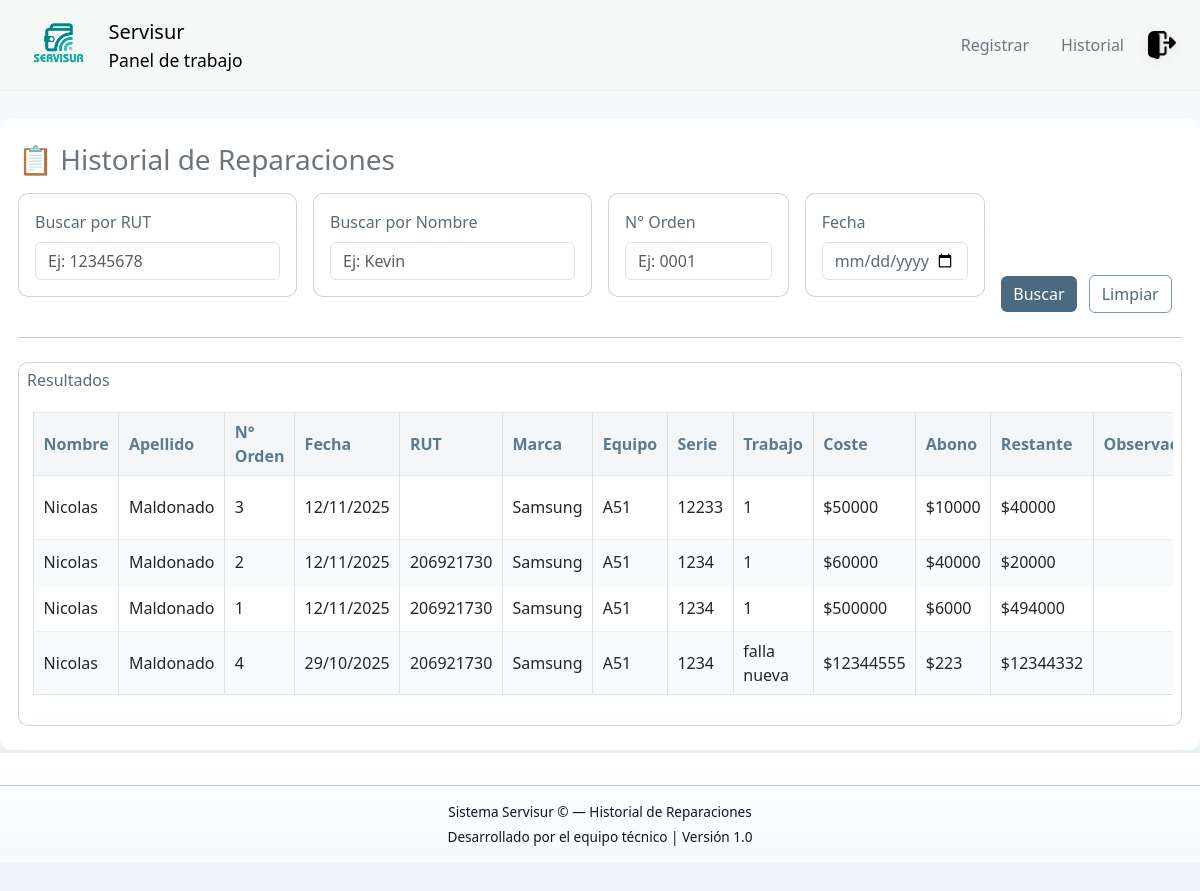
/historial/ (signed in), run on the app's committed database.
### Base_Datos/models.py (models this page shows, shortened)
class Pedido(models.Model):
    ESTADOS = [
        ('REG', 'Registrado'),
        ('PRO', 'En proceso'),
        ('TER', 'Terminado'),
    ]
    N_Orden = models.AutoField(primary_key=True)
    Fecha = models.DateField()
    Coste = models.IntegerField()
    Abono = models.IntegerField()
    Restante = models.IntegerField()
    Dispositivo = models.ForeignKey(Dispositivo, on_delete=models.SET_NULL, null=True, related_name="pedidos")
    Activo = models.BooleanField(default=True)
    Estado = models.CharField(max_length=3, choices=ESTADOS, default='REG')
    Observaciones = models.CharField(max_length=50, null=True)
    Tipo_de_falla = models.ForeignKey(Tipo_Falla,on_delete=models.SET_NULL, null=True, related_name="pedidos")
    class Meta:
        verbose_name_plural = "Pedidos"

class Cliente(models.Model):
    ORIGEN_CHOICES = [
        ('NAC', 'Nacional'),
        ('EXT', 'Extranjero'),
    ]
    Origen = models.CharField(max_length=3, choices=ORIGEN_CHOICES, default='NAC')
    Nombre = models.CharField(max_length=20)
    Apellido = models.CharField(max_length=20)
    Numero_telefono = models.CharField(max_length=15, null=True, blank=True)
    Rut = models.CharField(max_length=50, null=True, blank=True)
    DocumentoExtranjero = models.CharField(max_length=50, null=True, blank=True)
    Activo = models.BooleanField(default=True)

class Marca(models.Model):
    Marca = models.CharField(max_length=100)

class Modelo(models.Model):
    Modelo = models.CharField(max_length=50)
    Marca = models.ForeignKey(Marca, on_delete=models.CASCADE, related_name="modelos")
    class Meta:
        verbose_name_plural = "Modelos"

class Dispositivo(models.Model):
    PATRON_MATRIZ = [
    [1, 2, 3],
    [4, 5, 6],
    [7, 8, 9],
    ]
    METODOS_CHOICES = [
    ('PIN', 'PIN'),
    ('PASS', 'Contraseña'),
    ('PATRON', 'Patrón (matriz 3x3)'),
    ]
    modelo = models.ForeignKey(Modelo, on_delete=models.SET_NULL, null=True, related_name="dispositivos")
    Activo = models.BooleanField(default=True)
    rut = models.ForeignKey(Cliente, on_delete=models.SET_NULL,null=True,related_name="dispositivos")
    Metodo_Bloqueo = models.CharField(max_length=6, choices=METODOS_CHOICES,default='PASS')
    Codigo_Bloqueo = models.CharField(max_length=50)
    class Meta:
        verbose_name_plural = "Dispositivos"

class Tipo_Falla(models.Model):
    Falla = models.CharField(max_length=100, unique=True)

### Base_Datos/views.py (the view, shortened to what this page needs)
# urls.py: path('historial/', views.consultar_historial, name='consultar_historial'),
@login_required
def consultar_historial(request):
    rut = request.GET.get('rut', '').strip()
    nombre = request.GET.get('nombre', '').strip()
    orden = request.GET.get('orden', '').strip()
    fecha = request.GET.get('fecha', '').strip()
    qs = Pedido.objects.select_related(
        'Dispositivo__rut',
        'Dispositivo__modelo__Marca',
        'Tipo_de_falla'
    ).filter(Activo=True)
    if rut:
        qs = qs.filter(Dispositivo__rut__Rut__icontains=rut)
    if nombre:
        qs = qs.filter(
            Q(Dispositivo__rut__Nombre__icontains=nombre) |
            Q(Dispositivo__rut__Apellido__icontains=nombre)
        )
    qs = qs.order_by('-Fecha', '-N_Orden')
    reparaciones = []
    for pedido in qs:
        dispositivo = pedido.Dispositivo
        cliente = dispositivo.rut if dispositivo else None
        modelo = dispositivo.modelo if dispositivo else None
        marca = modelo.Marca if modelo and modelo.Marca else None
        tipo_falla = pedido.Tipo_de_falla
        reparaciones.append({
            'orden_id': pedido.N_Orden,
            'numero_orden': pedido.N_Orden,
            'fecha_ingreso': pedido.Fecha,
            'rut': cliente.Rut if cliente else '',
            'nombre': cliente.Nombre if cliente else '',
            'apellido': cliente.Apellido if cliente else '',
            'telefono': cliente.Numero_telefono if cliente else '',
            'marca': marca.Marca if marca else 'Sin marca',
            'equipo': modelo.Modelo if modelo else 'Sin modelo',
            'serie': dispositivo.Codigo_Bloqueo if dispositivo else '',
            'tipo_falla': tipo_falla.Falla if tipo_falla else '',
            'estado': pedido.get_Estado_display(),
            'coste': pedido.Coste,
            'abono': pedido.Abono,
            'restante': pedido.Restante,
            'observaciones': pedido.Observaciones or '',
            'activo': pedido.Activo,
        })
    context = {
        'reparaciones': reparaciones
    }
    return render(request, 'base_datos/Consultar_historial.html', context)

### Base_Datos/templates/base_datos/Consultar_historial.html (shortened to what this page needs)
{% extends "base_datos/base.html" %}
{% load static %}
{% block content %}
<link rel="stylesheet" href="{% static 'css/panel.css' %}" />
<div class="d-flex flex-column min-vh-100 historial-page">
  <div class="container-fluid py-4 historial-panel">
    <h3 class="mb-3 text-secondary">📋 Historial de Reparaciones</h3>
    <form method="get" class="mb-3">
      <div class="row gx-3">
        <div class="col-lg-3">
          <div class="card mb-3 p-3">
            <label for="rut" class="form-label">Buscar por RUT</label>
            <input type="text" name="rut" id="rut" class="form-control" placeholder="Ej: 12345678" value="{{ request.GET.rut|default:'' }}">
          </div>
        </div>
        <div class="col-lg-3">
          <div class="card mb-3 p-3">
            <label for="nombre" class="form-label">Buscar por Nombre</label>
            <input type="text" name="nombre" id="nombre" class="form-control" placeholder="Ej: Kevin" value="{{ request.GET.nombre|default:'' }}">
          </div>
        </div>
        <div class="col-lg-2">
          <div class="card mb-3 p-3">
            <label for="orden" class="form-label">N° Orden</label>
            <input type="text" name="orden" id="orden" class="form-control" placeholder="Ej: 0001" value="{{ request.GET.orden|default:'' }}">
          </div>
        </div>
        <div class="col-lg-2">
          <div class="card mb-3 p-3">
            <label for="fecha" class="form-label">Fecha</label>
            <input type="date" name="fecha" id="fecha" class="form-control" value="{{ request.GET.fecha|default:'' }}">
          </div>
        </div>
        <div class="col-lg-2 d-flex align-items-end">
          <div>
            <button type="submit" class="btn btn-primary">Buscar</button>
            <a href="{% url 'consultar_historial' %}" class="btn btn-outline-secondary ms-2">Limpiar</a>
          </div>
        </div>
      </div>
    </form>
    <hr class="my-4" />
    <div class="card p-2">
      <h6 class="mb-3">Resultados</h6>
      <div class="table-responsive" style="max-width:100vw; overflow-x:auto;">
        <table class="table table-bordered table-sm">
          <thead class="table-light">
            <tr>
              <th>Nombre</th>
              <th>Apellido</th>
              <th>N° Orden</th>
              <th>Fecha</th>
              <th>RUT</th>
              <th>Marca</th>
              <th>Equipo</th>
              <th>Serie</th>
              <th>Trabajo</th>
              <th>Coste</th>
              <th>Abono</th>
              <th>Restante</th>
              <th>Observaciones</th>
            </tr>
          </thead>
          <tbody>
            {% for rep in reparaciones %}
              <tr>
                <td>{{ rep.nombre }}</td>
                <td>{{ rep.apellido }}</td>
                <td>{{ rep.numero_orden }}</td>
                <td>{{ rep.fecha_ingreso|date:"d/m/Y" }}</td>
                <td>{{ rep.rut }}</td>
                <td>{{ rep.marca }}</td>
                <td>{{ rep.equipo }}</td>
                <td>{{ rep.serie }}</td>
                <td>{{ rep.tipo_falla }}</td>
                <td>${{ rep.coste }}</td>
                <td>${{ rep.abono }}</td>
                <td>${{ rep.restante }}</td>
                <td>{{ rep.observaciones }}</td>
              </tr>
            {% empty %}
              <tr>
                <td colspan="15" class="text-muted text-center">No hay reparaciones registradas.</td>
              </tr>
            {% endfor %}
          </tbody>
        </table>
      </div>
    </div>
  </div>
  <footer class="mt-auto text-center small text-muted">
    <hr />
    <p class="mb-1">Sistema Servisur &copy; {{ now|date:"Y" }} — Historial de Reparaciones</p>
    <p class="mb-0">Desarrollado por el equipo técnico | Versión 1.0</p>
  </footer>
</div>
{% endblock %}

### static/css/panel.css (style rules this page uses)
html, body { height: 100%; }
body { display: flex; flex-direction: column; background: linear-gradient(180deg, var(--bg-1), var(--bg-2)); color: #0f1724; font-family: "Segoe UI", sans-serif; margin: 0; padding: 0; -webkit-font-smoothing: antialiased; -moz-osx-font-smoothing: grayscale; }
footer { text-align: center; padding: 1rem 0; font-size: 0.85rem; color: var(--muted); background: linear-gradient(180deg, #ffffff, #f6f9fc); border-top: 1px solid rgba(11, 28, 70, 0.06); }
.card, .info-card, .action-card, .hover-card, .ticket-info { border-radius: 10px; background: linear-gradient(180deg, var(--card-bg-start), var(--card-bg-end)); transition: transform 0.25s ease, box-shadow 0.25s ease, background-color 0.25s ease; -webkit-backface-visibility: hidden; backface-visibility: hidden; }
.text-muted { color: var(--muted) !important; }
.small { font-size: 0.85rem; }
:root { --accent-1: #5b7a90; --accent-2: #f4f7f9; --accent-3: #8aa0b3; --muted-text: #5a6b74; --btn-primary-bg: #4b6a80; --btn-primary-hover: #405a6d; --btn-outline-bg: transparent; --btn-outline-border: #7d98ab; --row-alt: #f8fbfc; }
.table { color: var(--muted-text); background-color: transparent; }
.table thead th { background-color: var(--accent-2); color: var(--accent-1); border-bottom: 1px solid rgba(0,0,0,0.06); font-weight: 600; }
.table tbody tr { background-color: transparent; }
.table tbody tr:nth-child(even) td { background-color: var(--row-alt); }
.table td, .table th { vertical-align: middle; border-top: 1px solid rgba(0,0,0,0.04); }
.table-responsive { border-radius: 8px; overflow: auto; background-color: #ffffff; box-shadow: 0 1px 0 rgba(19,32,38,0.02); padding: 8px; }
.btn-primary { background-color: var(--btn-primary-bg); border-color: transparent; color: #fff; box-shadow: none; transition: background-color .12s ease, transform .06s ease; }
.btn-outline-secondary { background: var(--btn-outline-bg); color: var(--accent-1); border: 1px solid var(--btn-outline-border); }
.table-sm td, .table-sm th { padding: .45rem .6rem; }
.card, .card p, .card .form-control { background-color: #fff; color: var(--muted-text); }
.historial-page { background: linear-gradient(180deg, #f7fbfd 0%, #f1f6f9 55%, #edf4f7 100%); background-attachment: fixed; padding-top: 28px; padding-bottom: 28px; min-height: 100vh; }
.historial-page .historial-panel { background: linear-gradient(180deg, rgba(255,255,255,0.92), rgba(255,255,255,0.98)); border-radius: 12px; box-shadow: 0 8px 24px rgba(30,50,60,0.04); padding: 18px; }
.historial-page .table-responsive { background-color: transparent; padding: 6px; border-radius: 8px; }
.historial-page .table thead th { background-color: #f4f7f9; color: var(--accent-1, #5b7a90); }
.historial-page .card, .historial-page .form-control { background-color: #fff; }
.historial-page footer { margin-top: 18px; }
.table tbody tr:nth-child(even) { background-color: #f9fbfc; }
.btn-primary { background-color: #4b6a80; border: none; }
.btn-outline-secondary { border-color: #7d98ab; color: #4b6a80; }

### data on the page
Pedido: nombre "Nicolas", apellido "Maldonado", numero_orden "3", fecha_ingreso "12/11/2025", marca "Samsung", equipo "A51", serie "12233", tipo_falla "1", coste "50000", abono "10000", restante "40000"
Pedido: nombre "Nicolas", apellido "Maldonado", numero_orden "2", fecha_ingreso "12/11/2025", rut "206921730", marca "Samsung", equipo "A51", serie "1234", tipo_falla "1", coste "60000", abono "40000", restante "20000"
Pedido: nombre "Nicolas", apellido "Maldonado", numero_orden "1", fecha_ingreso "12/11/2025", rut "206921730", marca "Samsung", equipo "A51", serie "1234", tipo_falla "1", coste "500000", abono "6000", restante "494000"
Pedido: nombre "Nicolas", apellido "Maldonado", numero_orden "4", fecha_ingreso "29/10/2025", rut "206921730", marca "Samsung", equipo "A51", serie "1234", tipo_falla "falla nueva", coste "12344555", abono "223", restante "12344332"
